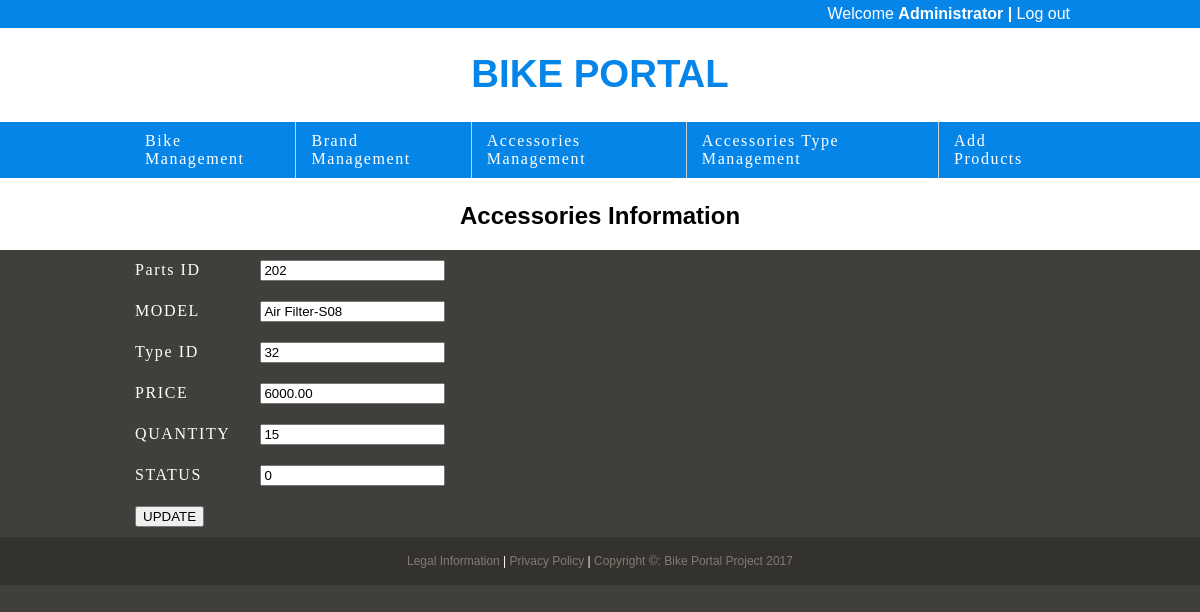
Screenshot of /admin/editParts.php?id=202 (signed in) with the database file from the repository.
### tables this page shows
CREATE TABLE `parts` (
  `id` int(11) NOT NULL,
  `type_id` int(11) NOT NULL,
  `model` varchar(50) NOT NULL,
  `price` float(6,2) NOT NULL,
  `quantity` int(4) NOT NULL,
  `status` int(11) NOT NULL DEFAULT '0',
  `imgurl` varchar(100) DEFAULT NULL
);

### admin/include/db_bike.php (called while the page is built)
<?php
function getBikeFromDB($sql){
	$conn = mysqli_connect("localhost", "root", "","bike_portal");
	$result = mysqli_query($conn, $sql)or die(mysqli_error($conn));
	$arr=array();
	while($row = mysqli_fetch_assoc($result)) {
		$arr[]=$row;
	}
	return json_encode($arr);
	return $arr;
}
?>

### admin/editParts.php (the view, shortened to what this page needs)
<!DOCTYPE html>
<html>
	<head>
		<link rel="stylesheet" type="text/css" href="css/960_12_col.css"/>
		<link rel="stylesheet" type="text/css" href="css/index3.css"/>
	</head>
	<body>
	<?php
	if(!isset($_SESSION["pass"])){
	header("location: http://localhost/bike/adminLogin.php") ;
}
	else {
require("include/db_bike.php");
if(isset($_REQUEST["id"])){
	$ar=getBikeFromDB("SELECT * FROM parts where id='".$_REQUEST["id"]."'");
$jsn=json_decode($ar,true);
	}
?>
		<div class="header">
			<div class="container_12">
				<div class="nav grid_7">
					Welcome <b>Administrator |  </b>
					<a href="adminLogout.php">Log out</a>
				</div>
			</div>
		</div>
		<div class="top1">
			<div class="container_12">
				<div class="grid_12">
					<h1><b>BIKE PORTAL</b></h1>
				</div>
			</div>
		</div>
		<div class="header">
			<div class="container_12">
				<div class="grid_12">
					<table>
						<tr>
							<td><a href="adminPage.php">Bike Management</a></td>
							<td><a href="brandMgm.php">Brand Management</a></td>
							<td><a href="partsMgm.php">Accessories Management</a></td>
							<td><a href="typeMgm.php">Accessories Type Management</a></td>
							<td class="last"><a href="add.php">Add Products</a></td>
						</tr>
					</table>
				</div>
			</div>
		</div>
		<div class="top1">
			<div class="container_12">
				<div class="grid_12">
					<h2 class="tag"><b>Accessories Information</b></h2>
				</div>
			</div>
		</div>
		<div class="container_12">
			<?php foreach($jsn as $v){ ?>
			<form name="myForm" action="updateParts.php" method="post">
	<table>
		<tr>
			<td class="last">Parts ID</td><td class="last"><input type="text" name="pid" value="<?php echo $v["id"];?>"</td>
		</tr>
		<tr>
			<td class="last">MODEL</td><td class="last"><input type="text" name="pmodel" value="<?php echo $v["model"];?>"</td>
		</tr>
		<tr>
			<td class="last">Type ID</td><td class="last"><input type="text" name="type" value="<?php echo $v["type_id"];?>"</td>
		</tr>
		<tr>
			<td class="last">PRICE</td><td class="last"><input type="text" name="pprice" value="<?php echo $v["price"];?>"</td>
		</tr>
		<tr>
			<td class="last">QUANTITY</td><td class="last"><input type="text" name="p_qnt" value="<?php echo $v["quantity"];?>"</td>
		</tr>
		<tr>
			<td class="last">STATUS</td><td class="last"><input type="text" name="p_status" value="<?php echo $v["status"];?>"</td>
		</tr>
		<tr>
        <td class="last" colspan="2" align="center"><input class="submit" type="submit" name="sbt" onclick="return confirm('Are you sure you want to edit this parts?')" value="UPDATE">
		</tr>
	</table>
	</form>
		<?php } ?>
		</div>
		<div class="footer clearfix">
			<div class="container_12">
				<p class="grid_12"><a href="#">Legal Information</a> | <a href="#">Privacy Policy</a> | <a href="#">Copyright &copy: Bike Portal Project 2017</a></p>
			</div>
		</div>
	</body>
</html>
	<?php } ?>

### admin/css/960_12_col.css (style rules this page uses)
body { min-width: 960px; }
.container_12 { margin-left: auto; margin-right: auto; width: 960px; }
.grid_1, .grid_2, .grid_3, .grid_4, .grid_5, .grid_6, .grid_7, .grid_8, .grid_9, .grid_10, .grid_11, .grid_12 { display: inline; float: left; margin-left: 10px; margin-right: 10px; }
.container_12 .grid_7 { width: 540px; }
.container_12 .grid_12 { width: 940px; }
.clearfix:before, .clearfix:after, .container_12:before, .container_12:after { content: '.'; display: block; overflow: hidden; visibility: hidden; font-size: 0; line-height: 0; width: 0; height: 0; }
.clearfix:after, .container_12:after { clear: both; }
.clearfix, .container_12 { zoom: 1; }

### admin/css/index3.css (style rules this page uses)
body { color:#fff; background:#413f3b; font-family:georgia,"times new roman",times,serif; font-size:100%; margin:0px; text-align:center; }
a { color:#ffffff; text-decoration:none; }
.header { background:#0685E9; padding:0px 0px 0px 0px; float: left; margin-top:0px; width:100%; height:50%; z-index:50; position:static; }
.top1 { background:#ffffff; color: #0685E9; padding:0px 0px 0px 0px; float: left; margin-top:0px; width:100%; height:100%; position:static; }
.nav { float:right; font-family:quicksandbook,helvetica,arial,sans-serif; padding:5px 0px 5px 0px; text-align:right; }
h1,h2 { font-family:quicksandbook,helvetica,arial,sans-serif; font-weight:normal; }
h1 { font-size:240%; margin-top:24px; }
.tag { margin-top:24px; color:#000000; }
.footer { clear:both; padding:5px 10px; background:rgba(0,0,0,0.2); }
.footer p { font-family:helvetica,arial,sans-serif; font-size:75%; text-align:center; }
.footer a { color:#807c72; }
table { border-spacing:0px; }
th,td { padding:10px 15px 10px 15px; text-align:left; border-right:1px solid #cbd2d8; letter-spacing:0.1em; font-size:100%; margin:0px; border-spacing:0px; }
td.last { border-right:0px solid #ffffff; }

### rows the page displays
parts: pid "202", pmodel "Air Filter-S08", type "32", pprice "6000.00", p_qnt "15", p_status "0"
